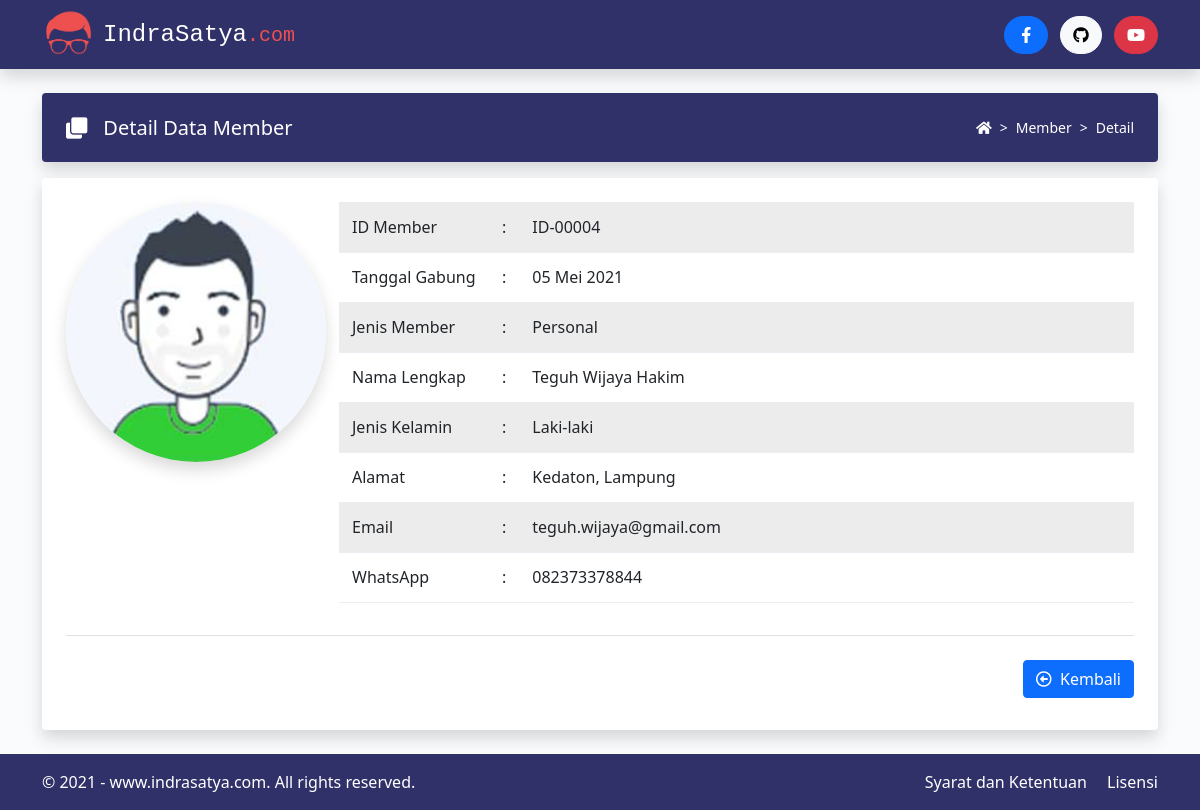
The app's page /?halaman=detail&id=ID-00004 with its own data.
### tables this page shows
CREATE TABLE `tbl_member` (
  `id_member` varchar(8) NOT NULL,
  `tanggal_gabung` date NOT NULL,
  `jenis_member` enum('Gratis','Pelajar','Personal','Bisnis') NOT NULL,
  `nama_lengkap` varchar(50) NOT NULL,
  `jenis_kelamin` enum('Laki-laki','Perempuan') NOT NULL,
  `alamat` varchar(255) NOT NULL,
  `email` varchar(50) NOT NULL,
  `whatsapp` varchar(13) NOT NULL,
  `foto_profil` varchar(100) NOT NULL
);

### helper/fungsi_tanggal_indo.php (called while the page is built, shortened)
<?php
function tanggal_indo($tanggal){
	$bulan = array (
		1 =>'Januari',
			'Februari',
			'Maret',
			'April',
			'Mei',
			'Juni',
			'Juli',
			'Agustus',
			'September',
			'Oktober',
			'November',
			'Desember'
	);
	$explode = explode('-', $tanggal);
	return $explode[2] . ' ' . $bulan[ (int)$explode[1] ] . ' ' . $explode[0];
}

### tampil_detail.php (the view)
<div class="d-flex flex-column flex-md-row px-4 py-2 mt-4 text-white bg-indigo rounded shadow">
  <div class="d-flex align-items-center me-md-auto">
    <i class="fas fa-clone fa-lg me-3"></i>
    <h1 class="h5 pt-2">Detail Data Member</h1>
  </div>
  <div class="ms-5 ms-md-0 pt-md-3 pb-md-0">
    <nav style="--bs-breadcrumb-divider: '>';" aria-label="breadcrumb">
      <ol class="breadcrumb">
        <li class="breadcrumb-item"><a href="http://www.indrasatya.com/"><i class="fas fa-home"></i></a></li>
        <li class="breadcrumb-item"><a href="?halaman=data">Member</a></li>
        <li class="breadcrumb-item" aria-current="page">Detail</li>
      </ol>
    </nav>
  </div>
</div>
<?php
if (isset($_GET['id'])) {
  $id_member = $_GET['id'];
  $query = mysqli_query($mysqli, "SELECT * FROM tbl_member WHERE id_member='$id_member'")
                                  or die('Ada kesalahan pada query tampil data : ' . mysqli_error($mysqli));
  $data = mysqli_fetch_assoc($query);
}
?>
<div class="p-4 mt-3 bg-body rounded shadow">
  <div class="row mb-3">
    <div class="col-lg-3">
      <div class="text-center mb-3 mb-lg-0">
        <img src="images/<?= $data['foto_profil']; ?>" alt="Foto Profil" class="foto-preview rounded-circle shadow">
      </div>
    </div>
    <div class="col-lg-9">
      <div class="table-responsive">
        <table class="table table-striped">
          <tr>
            <td width="150">ID Member</td>
            <td width="10">:</td>
            <td><?= $data['id_member']; ?></td>
          </tr>
          <tr>
            <td>Tanggal Gabung</td>
            <td>:</td>
            <td><?= tanggal_indo($data['tanggal_gabung']); ?></td>
          </tr>
          <tr>
            <td>Jenis Member</td>
            <td>:</td>
            <td><?= $data['jenis_member']; ?></td>
          </tr>
          <tr>
            <td>Nama Lengkap</td>
            <td>:</td>
            <td><?= $data['nama_lengkap']; ?></td>
          </tr>
          <tr>
            <td>Jenis Kelamin</td>
            <td>:</td>
            <td><?= $data['jenis_kelamin']; ?></td>
          </tr>
          <tr>
            <td>Alamat</td>
            <td>:</td>
            <td><?= $data['alamat']; ?></td>
          </tr>
          <tr>
            <td>Email</td>
            <td>:</td>
            <td><?= $data['email']; ?></td>
          </tr>
          <tr>
            <td>WhatsApp</td>
            <td>:</td>
            <td><?= $data['whatsapp']; ?></td>
          </tr>
        </table>
      </div>
    </div>
  </div>
  <div class="pt-4 pb-2 text-end border-top">
    <a href="?halaman=data" class="btn btn-primary">
      <i class="far fa-arrow-alt-circle-left me-1"></i> Kembali
    </a>
  </div>
</div>

### assets/css/style.css (style rules this page uses)
body { background: #f9fbfd; }
.bg-indigo { background-color: #31316a !important; }
.breadcrumb { font-size: 14px; }
.breadcrumb .breadcrumb-item a { color: #fff !important; text-decoration: none; }
.breadcrumb-item + .breadcrumb-item::before { color: #fff; }
.table-striped tbody tr:nth-of-type(odd) { background-color: #f9f9f9; }
.table td, .table th { border-top-width: 0; border-color: #ebedf2 !important; padding: 0 13px !important; height: 50px; vertical-align: middle !important; }
.foto-preview { width: 260px; height: 260px; max-height: 300px; }

### records on screen
tbl_member: foto_profil (picture), id_member "ID-00004", tanggal_gabung "05 Mei 2021", jenis_member "Personal", nama_lengkap "Teguh Wijaya Hakim", jenis_kelamin "Laki-laki", alamat "Kedaton, Lampung", email "teguh.wijaya@gmail.com", whatsapp "082373378844"
